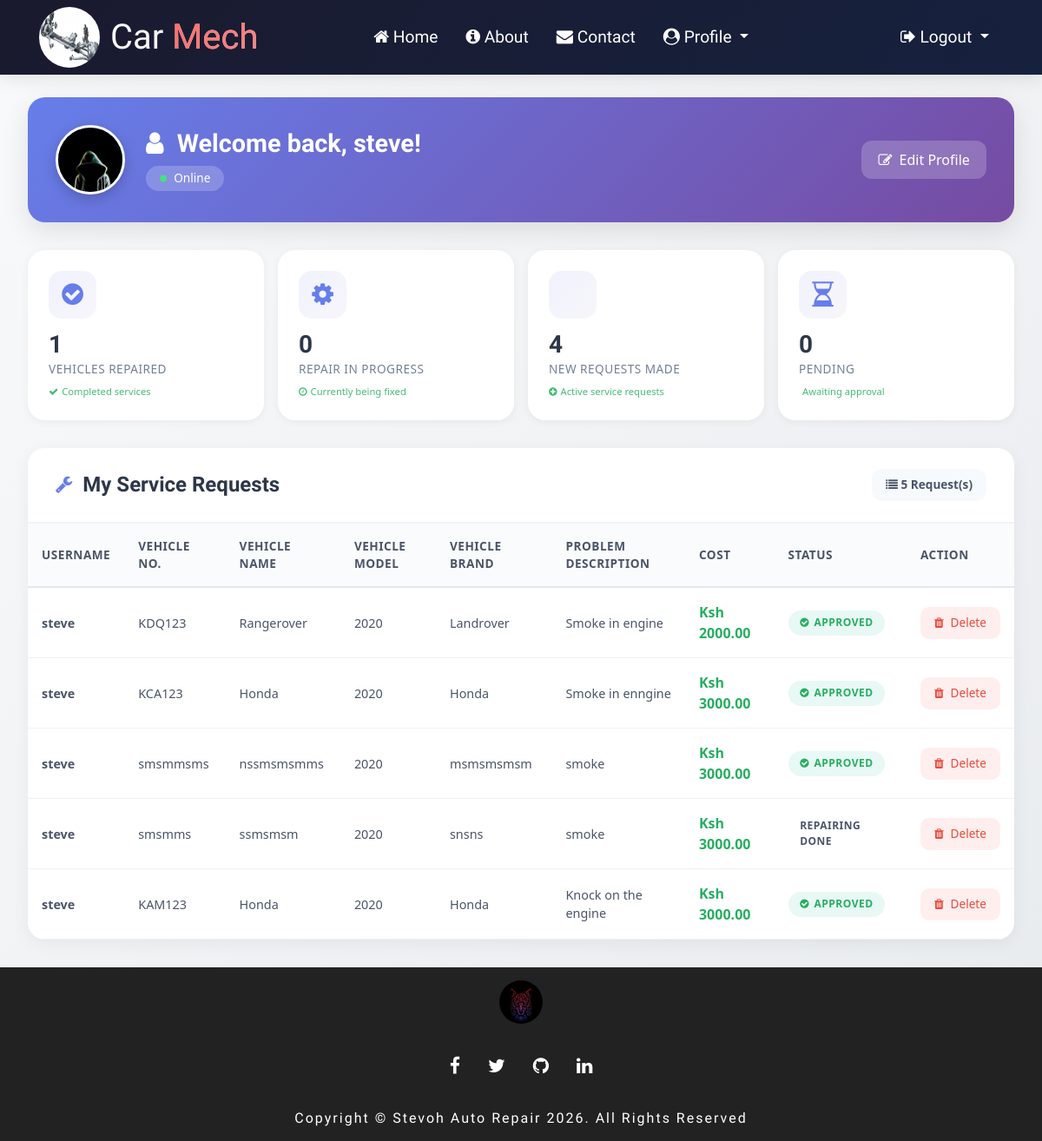
/user_dashboard/ (signed in), run on the app's committed database.
### vehicle/models.py (models this page shows, shortened)
class Customer(models.Model):
    username = models.CharField(max_length=100)
    password = models.CharField(max_length=100)
    email = models.CharField(max_length=200)
    image = models.ImageField(upload_to="images/", blank=True, null=True)
    location = models.CharField(max_length=255)
    phone = models.CharField(max_length=100, null=False)
    latitude = models.DecimalField(max_digits=9, decimal_places=6, null=True, blank=True)
    longitude = models.DecimalField(max_digits=9, decimal_places=6, null=True, blank=True)
    def __str__(self):
        return self.username
    class Meta:
        verbose_name_plural = "Customer"

class Request(models.Model):
    type = [
        ('two wheeler with gear', 'two wheeler with gear'),
        ('two wheeler without gear', 'two wheeler without gear'),
        ('three wheeler', 'three wheeler'),
        ('four wheeler', 'four wheeler')
    ]
    category = models.CharField(max_length=100, choices=type)
    vehicle_no = models.CharField(max_length=100,   null=False)
    vehicle_name = models.CharField(max_length=100, null=False)
    vehicle_model = models.CharField(max_length=100, null=False)
    vehicle_brand = models.CharField(max_length=100, null=False)
    problem_description = models.CharField(max_length=1000, null=False)
    date = models.DateField(auto_now=True)
    cost = models.PositiveIntegerField(null=True)
    customer = models.ForeignKey('Customer', on_delete=models.CASCADE, null=True)
    mechanic = models.ForeignKey('Mechanic', on_delete=models.CASCADE, null=True)
    final = [
        ('Pending', 'Pending'),
        ('Approved', 'Approved'),
        ('Repairing', 'Repairing'),
        ('Repairing Done', 'Repairing Done'),
        ('Released', 'Released')
    ]
    status = models.CharField(max_length=100, choices=final, default='Pending', null=True)
    class Meta:
        ordering = ('-date',)
        verbose_name_plural = "Request"

### vehicle/views.py (the view)
# urls.py: path("user_dashboard/", views.user_dashboard, name='user_dashboard'),
def user_dashboard(request):
    if request.session.get('username', None) and request.session.get('type', None) == 'mechanic':
        return redirect('mechanic_dashboard')
    if request.session.get('username', None) and request.session.get('type', None) == 'admin':
        return redirect('admin_dashboard')
    if request.session.get('username', None) and request.session.get('type', None) == 'customer':
        username = request.session.get('username')
        customer = Customer.objects.get(username=username)
        obi = customer.email
        status = Request.objects.filter(customer_id=customer).order_by('-id')
        progress = Request.objects.all().filter(customer_id=customer.id, status='Repairing').count()
        completed = Request.objects.all().filter(customer_id=customer.id).filter(
            Q(status="Repairing Done") | Q(status="Released")).count()
        new_request = Request.objects.all().filter(customer_id=customer.id).filter(
            Q(status="Pending") | Q(status="Approved")).count()
        pending = Request.objects.all().filter(customer_id=customer.id, status='Pending').count()
        context = {
            "customer": customer,
            "progress": progress,
            "completed": completed,
            "request": new_request,
            "status": status,
            "pending": pending,
            "obi": obi,
        }
        return render(request, "customers/user_dashboard.html", context)
    else:
        return redirect('user_login')

### templates/customers/user_dashboard.html (shortened to what this page needs)
{% extends "others/base3.html" %}
{% load static %}
{% block name %}
<div class="user-dashboard">
    <div class="welcome-banner">
        <div class="welcome-info">
            <div class="profile-avatar">
                {% if customer.image and customer.image.url %}
                    <img src="{{ customer.image.url }}" alt="{{ customer }}">
                {% else %}
                    <img src="{% static 'images/default.jpg' %}" alt="{{ customer }}">
                {% endif %}
            </div>
            <div class="welcome-text">
                <h2>
                    <i class="fa fa-user"></i>
                    Welcome back, {{ customer }}!
                </h2>
                <div class="online-status">
                    <i class="fa fa-circle"></i>
                    <span>Online</span>
                </div>
            </div>
        </div>
        <div class="profile-actions">
            <a href="/single_customer/{{ customer.id }}" class="btn-profile">
                <i class="fa fa-edit"></i>
                Edit Profile
            </a>
        </div>
    </div>
    <div class="stats-container">
        <div class="stats-grid">
            <div class="stat-card">
                <div class="stat-icon">
                    <i class="fa fa-check-circle"></i>
                </div>
                <h3 class="stat-number">{{ completed }}</h3>
                <p class="stat-title">Vehicles Repaired</p>
                <div class="stat-trend">
                    <i class="fa fa-check"></i>
                    <span>Completed services</span>
                </div>
            </div>
            <div class="stat-card">
                <div class="stat-icon">
                    <i class="fa fa-cog fa-spin"></i>
                </div>
                <h3 class="stat-number">{{ progress }}</h3>
                <p class="stat-title">Repair In Progress</p>
                <div class="stat-trend">
                    <i class="fa fa-clock-o"></i>
                    <span>Currently being fixed</span>
                </div>
            </div>
            <div class="stat-card">
                <div class="stat-icon">
                </div>
                <h3 class="stat-number">{{ request }}</h3>
                <p class="stat-title">New Requests Made</p>
                <div class="stat-trend">
                    <i class="fa fa-plus-circle"></i>
                    <span>Active service requests</span>
                </div>
            </div>
            <div class="stat-card">
                <div class="stat-icon">
                    <i class="fa fa-hourglass-half"></i>
                </div>
                <h3 class="stat-number">{{ pending }}</h3>
                <p class="stat-title">Pending</p>
                <div class="stat-trend">
                    <span>Awaiting approval</span>
                </div>
            </div>
        </div>
    </div>
    <div class="requests-section">
        <div class="section-header">
            <h2>
                <i class="fa fa-wrench"></i>
                My Service Requests
            </h2>
            <div class="request-stats">
                <i class="fa fa-list"></i> {{ status|length }} Request(s)
            </div>
        </div>
        <div class="table-wrapper">
            <table class="requests-table">
                <thead>
                    <tr>
                        <th>Username</th>
                        <th>Vehicle No.</th>
                        <th>Vehicle Name</th>
                        <th>Vehicle Model</th>
                        <th>Vehicle Brand</th>
                        <th>Problem Description</th>
                        <th>Cost</th>
                        <th>Status</th>
                        <th>Action</th>
                    </tr>
                </thead>
                <tbody>
                    {% for r in status %}
                    <tr>
                        <td>
                            <strong>{{ r.customer }}</strong>
                        </td>
                        <td>{{ r.vehicle_no }}</td>
                        <td>{{ r.vehicle_name }}</td>
                        <td>{{ r.vehicle_model }}</td>
                        <td>{{ r.vehicle_brand }}</td>
                        <td style="max-width: 250px; overflow: hidden; text-overflow: ellipsis;">
                            {{ r.problem_description|truncatechars:60 }}
                        </td>
                        <td>
                            {% if r.cost and r.cost != 0 %}
                                <span class="cost-amount">Ksh {{ r.cost|floatformat:2 }}</span>
                            {% else %}
                                <span class="cost-pending">Pending</span>
                            {% endif %}
                        </td>
                        <td>
                            {% if r.status == "Pending" %}
                                <span class="status-badge status-pending">
                                    <i class="fa fa-clock-o"></i> Pending
                                </span>
                            {% elif r.status == "Approved" %}
                                <span class="status-badge status-approved">
                                    <i class="fa fa-check-circle"></i> Approved
                                </span>
                            {% elif r.status == "In Progress" or r.status == "progress" %}
                                <span class="status-badge status-progress">
                                    <i class="fa fa-spinner fa-spin"></i> In Progress
                                </span>
                            {% elif r.status == "Completed" %}
                                <span class="status-badge status-completed">
                                    <i class="fa fa-check-double"></i> Completed
                                </span>
                            {% elif r.status == "Cancelled" %}
                                <span class="status-badge status-cancelled">
                                    <i class="fa fa-times-circle"></i> Cancelled
                                </span>
                            {% else %}
                                <span class="status-badge">{{ r.status }}</span>
                            {% endif %}
                        </td>
                        <td>
                            <a class="btn-delete" href="/delete_request/{{ r.id }}"
                               onclick="return confirm('Are you sure you want to delete this request?')">
                                <i class="fa fa-trash"></i> Delete
                            </a>
                        </td>
                    </tr>
                    {% endfor %}
                </tbody>
            </table>
        </div>
    </div>
</div>
{% endblock %}

### static/css/style.css (style rules this page uses)
body { font-family: "Quicksand", -apple-system, BlinkMacSystemFont, "Segoe UI", Roboto, "Helvetica Neue", Arial, "Noto Sans", sans-serif, "Apple Color Emoji", "Segoe UI Emoji", "Segoe UI Symbol", "Noto Color Emoji"; background-color: #fff; position: relative; }
body:before { content: ""; position: absolute; top: 0; left: 0; right: 0; bottom: 0; background: rgba(0, 0, 0, 0.5); -webkit-transition: .3s all ease; -o-transition: .3s all ease; transition: .3s all ease; opacity: 0; visibility: hidden; z-index: 1; }
p { color: #b3b3b3; font-weight: 300; }
h1, h2, h3, h4, h5, h6, .h1, .h2, .h3, .h4, .h5, .h6 { font-family: "Quicksand", -apple-system, BlinkMacSystemFont, "Segoe UI", Roboto, "Helvetica Neue", Arial, "Noto Sans", sans-serif, "Apple Color Emoji", "Segoe UI Emoji", "Segoe UI Symbol", "Noto Color Emoji"; }
a { -webkit-transition: .3s all ease; -o-transition: .3s all ease; transition: .3s all ease; }
a, a:hover { text-decoration: none !important; }

### static/main.css (style rules this page uses)
html, body { overflow-x: hidden; }
@media (min-width: 992px) { p { margin-bottom: 0; } }

### templates/others/navbar2.html (style rules this page uses)
body { padding-top: 80px; }

### data on the page
Customer: username "steve"
Request: customer "steve", vehicle_no "KDQ123", vehicle_name "Rangerover", vehicle_model "2020", vehicle_brand "Landrover", problem_description "Smoke in engine", cost "2000.00", status "Approved" (drawn)
Request: customer "steve", vehicle_no "KCA123", vehicle_name "Honda", vehicle_model "2020", vehicle_brand "Honda", problem_description "Smoke in enngine", cost "3000.00", status "Approved" (drawn)
Request: customer "steve", vehicle_no "smsmmsms", vehicle_name "nssmsmsmms", vehicle_model "2020", vehicle_brand "msmsmsmsm", problem_description "smoke", cost "3000.00", status "Approved" (drawn)
Request: customer "steve", vehicle_no "smsmms", vehicle_name "ssmsmsm", vehicle_model "2020", vehicle_brand "snsns", problem_description "smoke", cost "3000.00", status "REPAIRING DONE"
Request: customer "steve", vehicle_no "KAM123", vehicle_name "Honda", vehicle_model "2020", vehicle_brand "Honda", problem_description "Knock on the engine", cost "3000.00", status "Approved" (drawn)

### other printed values
{{ completed }} "1"
{{ progress }} "0"
{{ request }} "4"
{{ pending }} "0"
{{ status|length }} "5"
